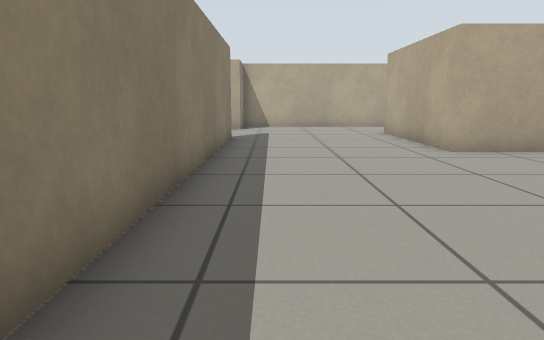
view 1 (above)

12 first-person views from a walk through a world built for the Gazebo simulator. The camera is 0.61 m above the floor, tilts 10° down and sees 70° across. The floor is counted in squares, 0.5 m on a side. Each view is taken from the middle of a square. On the plan, view 1 faces up. The plan holds only what a view shows up to about 15 squares ahead; the rest is blank.

view 2
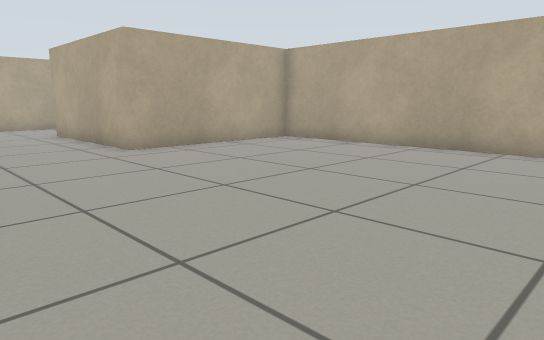

view 3
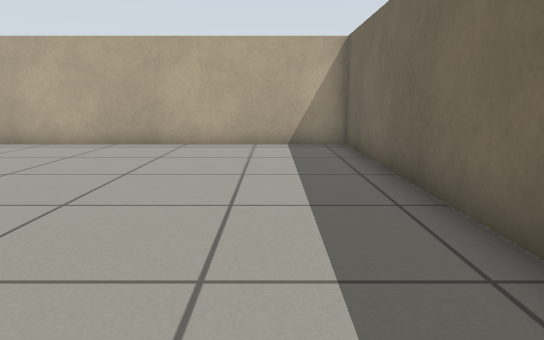

view 4
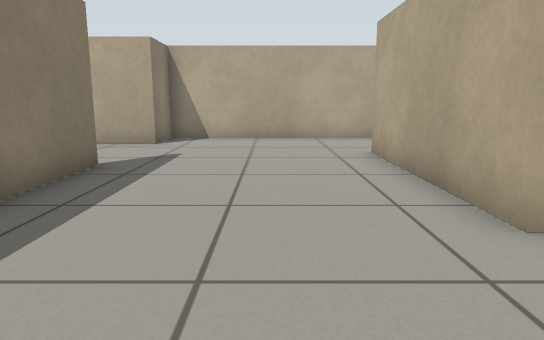

view 5
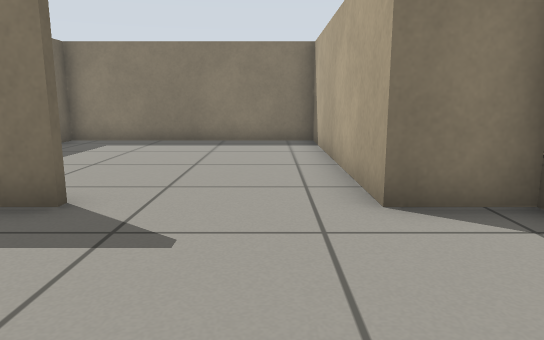

view 6
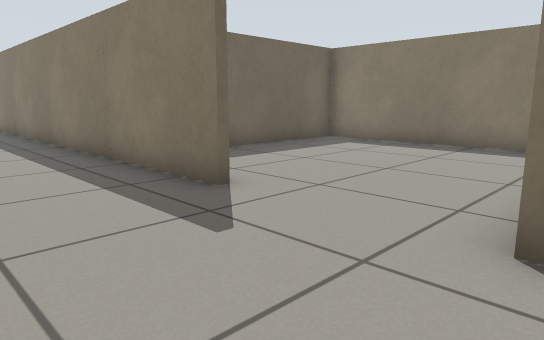

view 7
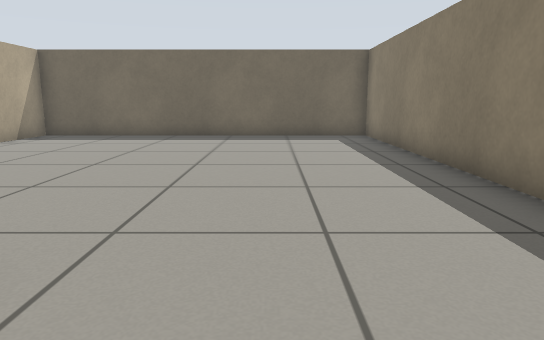

view 8
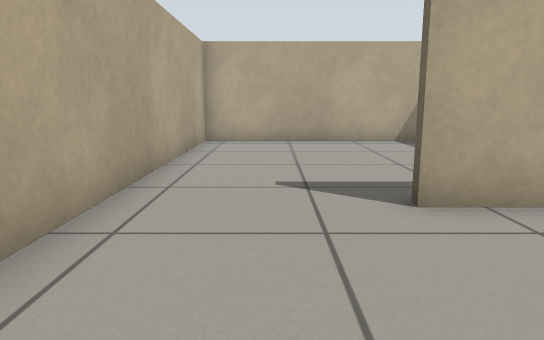

view 9
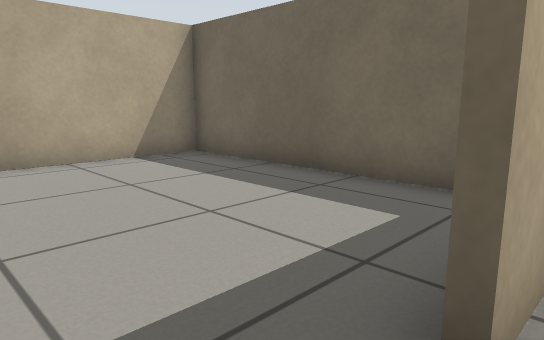

view 10
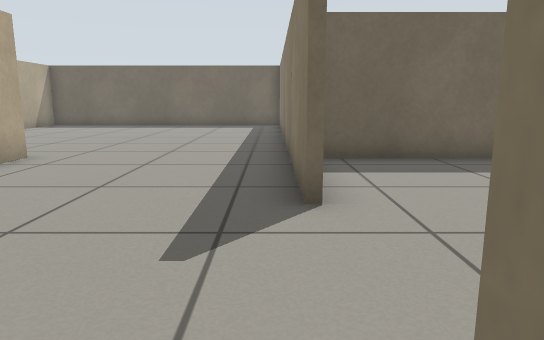

view 11
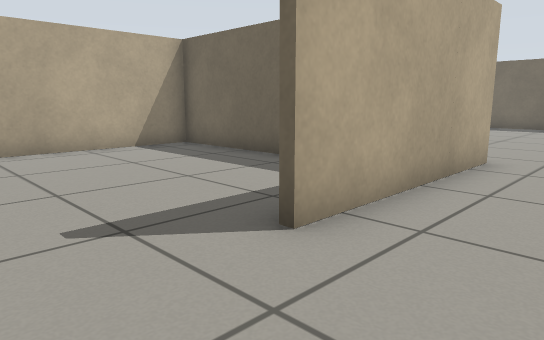

view 12
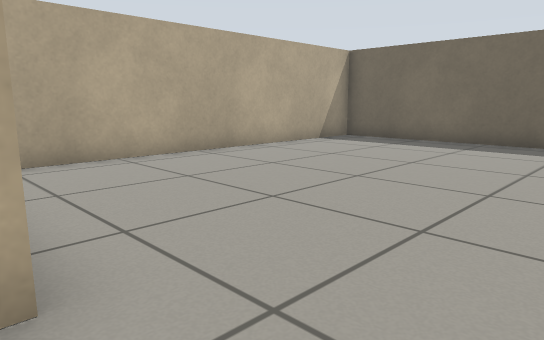

### Floor plan
Points are (right, up) in squares from view 1. A wall is a line through its corners. A room is listed if a view was taken in it or the views show most of it. See-through windows are left out.
Room 1 (views 1, 2, 3, 4, 5, 6, 7, 8, 9, 10, 11, 12)
walls: (-1.4, 13.6) (-1.4, -2.1) (10.2, -2.1) (10.2, 9.5) (4.4, 9.5) (4.4, 15.4); (4.5, 19.1) (-1.4, 19.1) (-1.4, 17.3) (-9.2, 17.3) (-9.2, 9.7) (-2, 9.7)
ways out: opening at (5, 17) to room 2
Room 2 (no view inside)
walls: (5.9, 11.5) (12.2, 11.5) (12.2, 19.1) (4.5, 19.1)
ways out: opening at (5, 17) to room 1

Positions as (right, up) in squares from view 1, and headings:
1: (0, 0), facing up
2: (0, 0), facing up-right
3: (-1, 0), facing right
4: (2, 6), facing up
5: (3, 16), facing left
6: (2, 18), facing down-left
7: (2, 12), facing down
8: (0, 17), facing right
9: (4, 17), facing down-right
10: (-1, 18), facing down
11: (2, 18), facing down-right
12: (2, 10), facing down-right
